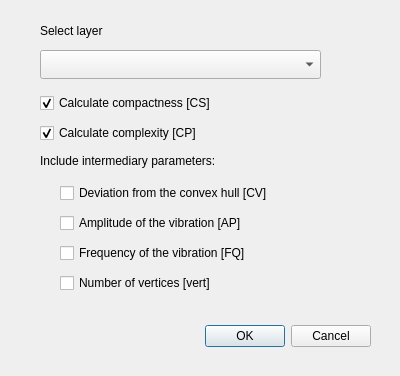
<?xml version="1.0" encoding="UTF-8"?>
<ui version="4.0">
 <class>PolygonComplexityDialogBase</class>
 <widget class="QDialog" name="PolygonComplexityDialogBase">
  <property name="enabled">
   <bool>true</bool>
  </property>
  <property name="geometry">
   <rect>
    <x>0</x>
    <y>0</y>
    <width>400</width>
    <height>376</height>
   </rect>
  </property>
  <property name="windowTitle">
   <string>PolygonComplexity</string>
  </property>
  <widget class="QDialogButtonBox" name="button_box">
   <property name="geometry">
    <rect>
     <x>30</x>
     <y>320</y>
     <width>341</width>
     <height>32</height>
    </rect>
   </property>
   <property name="orientation">
    <enum>Qt::Horizontal</enum>
   </property>
   <property name="standardButtons">
    <set>QDialogButtonBox::Cancel|QDialogButtonBox::Ok</set>
   </property>
  </widget>
  <widget class="QCheckBox" name="convCheckbox">
   <property name="enabled">
    <bool>true</bool>
   </property>
   <property name="geometry">
    <rect>
     <x>60</x>
     <y>180</y>
     <width>271</width>
     <height>26</height>
    </rect>
   </property>
   <property name="text">
    <string>Deviation from the convex hull [CV]</string>
   </property>
  </widget>
  <widget class="QCheckBox" name="amplCheckbox">
   <property name="enabled">
    <bool>true</bool>
   </property>
   <property name="geometry">
    <rect>
     <x>60</x>
     <y>210</y>
     <width>241</width>
     <height>26</height>
    </rect>
   </property>
   <property name="text">
    <string>Amplitude of the vibration [AP]</string>
   </property>
  </widget>
  <widget class="QCheckBox" name="freqCheckbox">
   <property name="enabled">
    <bool>true</bool>
   </property>
   <property name="geometry">
    <rect>
     <x>60</x>
     <y>240</y>
     <width>241</width>
     <height>26</height>
    </rect>
   </property>
   <property name="text">
    <string>Frequency of the vibration [FQ]</string>
   </property>
  </widget>
  <widget class="QCheckBox" name="complCheckbox">
   <property name="enabled">
    <bool>true</bool>
   </property>
   <property name="geometry">
    <rect>
     <x>40</x>
     <y>120</y>
     <width>241</width>
     <height>26</height>
    </rect>
   </property>
   <property name="autoFillBackground">
    <bool>false</bool>
   </property>
   <property name="text">
    <string>Calculate complexity [CP]</string>
   </property>
   <property name="checked">
    <bool>true</bool>
   </property>
  </widget>
  <widget class="QLabel" name="label">
   <property name="geometry">
    <rect>
     <x>40</x>
     <y>20</y>
     <width>81</width>
     <height>21</height>
    </rect>
   </property>
   <property name="text">
    <string>Select layer</string>
   </property>
  </widget>
  <widget class="QLabel" name="label_2">
   <property name="geometry">
    <rect>
     <x>40</x>
     <y>150</y>
     <width>221</width>
     <height>21</height>
    </rect>
   </property>
   <property name="text">
    <string>Include intermediary parameters:</string>
   </property>
  </widget>
  <widget class="QComboBox" name="inputLayer">
   <property name="geometry">
    <rect>
     <x>40</x>
     <y>50</y>
     <width>281</width>
     <height>29</height>
    </rect>
   </property>
  </widget>
  <widget class="QCheckBox" name="cnessCheckbox">
   <property name="enabled">
    <bool>true</bool>
   </property>
   <property name="geometry">
    <rect>
     <x>40</x>
     <y>90</y>
     <width>241</width>
     <height>26</height>
    </rect>
   </property>
   <property name="autoFillBackground">
    <bool>false</bool>
   </property>
   <property name="text">
    <string>Calculate compactness [CS]</string>
   </property>
   <property name="checked">
    <bool>true</bool>
   </property>
  </widget>
  <widget class="QCheckBox" name="vertCheckbox">
   <property name="enabled">
    <bool>true</bool>
   </property>
   <property name="geometry">
    <rect>
     <x>60</x>
     <y>270</y>
     <width>241</width>
     <height>26</height>
    </rect>
   </property>
   <property name="text">
    <string>Number of vertices [vert]</string>
   </property>
  </widget>
 </widget>
 <resources/>
 <connections>
  <connection>
   <sender>button_box</sender>
   <signal>accepted()</signal>
   <receiver>PolygonComplexityDialogBase</receiver>
   <slot>accept()</slot>
   <hints>
    <hint type="sourcelabel">
     <x>20</x>
     <y>20</y>
    </hint>
    <hint type="destinationlabel">
     <x>20</x>
     <y>20</y>
    </hint>
   </hints>
  </connection>
  <connection>
   <sender>button_box</sender>
   <signal>rejected()</signal>
   <receiver>PolygonComplexityDialogBase</receiver>
   <slot>reject()</slot>
   <hints>
    <hint type="sourcelabel">
     <x>20</x>
     <y>20</y>
    </hint>
    <hint type="destinationlabel">
     <x>20</x>
     <y>20</y>
    </hint>
   </hints>
  </connection>
 </connections>
</ui>
